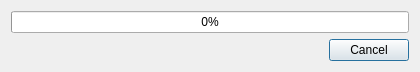
<?xml version="1.0" encoding="UTF-8"?>
<ui version="4.0">
 <class>TransferRequestProgressDialog</class>
 <widget class="QDialog" name="TransferRequestProgressDialog">
  <property name="geometry">
   <rect>
    <x>0</x>
    <y>0</y>
    <width>420</width>
    <height>72</height>
   </rect>
  </property>
  <property name="windowTitle">
   <string>Send files</string>
  </property>
  <layout class="QVBoxLayout" name="verticalLayout">
   <item>
    <widget class="QProgressBar" name="progressBar">
     <property name="value">
      <number>0</number>
     </property>
    </widget>
   </item>
   <item>
    <layout class="QHBoxLayout" name="horizontalLayout">
     <item>
      <widget class="QLabel" name="label">
       <property name="sizePolicy">
        <sizepolicy hsizetype="Expanding" vsizetype="Preferred">
         <horstretch>0</horstretch>
         <verstretch>0</verstretch>
        </sizepolicy>
       </property>
       <property name="text">
        <string/>
       </property>
      </widget>
     </item>
     <item>
      <widget class="QDialogButtonBox" name="buttonBox">
       <property name="sizePolicy">
        <sizepolicy hsizetype="Fixed" vsizetype="Fixed">
         <horstretch>0</horstretch>
         <verstretch>0</verstretch>
        </sizepolicy>
       </property>
       <property name="orientation">
        <enum>Qt::Horizontal</enum>
       </property>
       <property name="standardButtons">
        <set>QDialogButtonBox::Cancel</set>
       </property>
      </widget>
     </item>
    </layout>
   </item>
  </layout>
 </widget>
 <resources/>
 <connections>
  <connection>
   <sender>buttonBox</sender>
   <signal>accepted()</signal>
   <receiver>TransferRequestProgressDialog</receiver>
   <slot>accept()</slot>
   <hints>
    <hint type="sourcelabel">
     <x>248</x>
     <y>254</y>
    </hint>
    <hint type="destinationlabel">
     <x>157</x>
     <y>274</y>
    </hint>
   </hints>
  </connection>
  <connection>
   <sender>buttonBox</sender>
   <signal>rejected()</signal>
   <receiver>TransferRequestProgressDialog</receiver>
   <slot>reject()</slot>
   <hints>
    <hint type="sourcelabel">
     <x>316</x>
     <y>260</y>
    </hint>
    <hint type="destinationlabel">
     <x>286</x>
     <y>274</y>
    </hint>
   </hints>
  </connection>
 </connections>
</ui>
